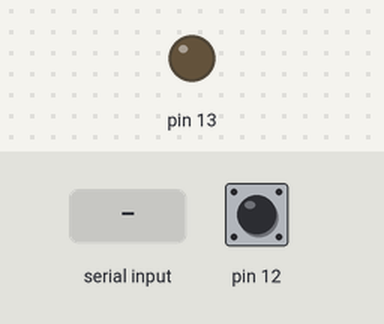
The sketch below on a simulated Arduino Uno, built with avr-gcc and run on an emulated ATmega328P. Parts: output pins drawn as LEDs (lit = HIGH). The inputs (shaded band) are chosen by the test bench; at power-on: pin 12 HIGH.

Above: at 1.2 s.
1.3 s: "1" received over the second serial link
At 1.7 s:
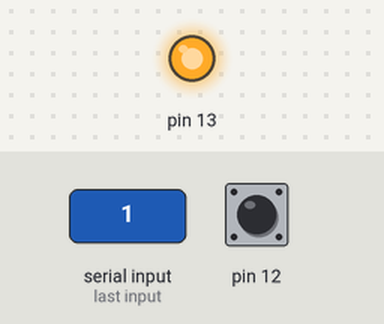
2.8 s: pin 12 pulled LOW for 3.2 s
At 4.1 s:
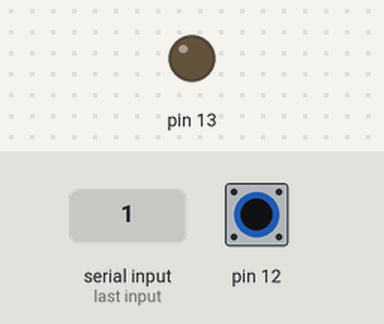
Timing chart, 0 to 7.5 s (numbered marks = the images above; inputs shaded):
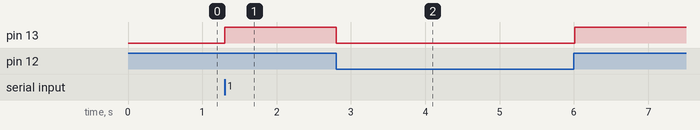

Measured:
- after the input at 1.3 s, pin 13: LOW → HIGH at once
- after the input at 2.8 s, pin 13: HIGH → LOW at once, → HIGH 3.2 s later

The sketch:

sketch_blu_send_data__2019_06_18_18_59_43_UTC_.ino
```cpp
 #include <SoftwareSerial.h>
SoftwareSerial BT(10, 11);
// connection BT module TX a D10
// connection BT module RX a D11
// connection BT Vcc a 5V, GND a GND
// il faut ouvrir le port COM8 pour la connection blu
void setup()
{
  // pin LDE
  pinMode(13, OUTPUT);
  pinMode(12,INPUT_PULLUP);

  BT.begin(9600);
  // dit bonjour aux autres appreils connecté par erreure a la carte
  BT.println("Hello from Arduino");
}
char a; // stockage des caracteres
void loop()
{
  if (BT.available())
  {
    if(digitalRead(12)==HIGH){
      BT.println("111");
      digitalWrite(13,HIGH);
    }
    else if (digitalRead(12)==LOW){
      BT.println("000");
      digitalWrite(13,LOW);
    }
  }
}
```
